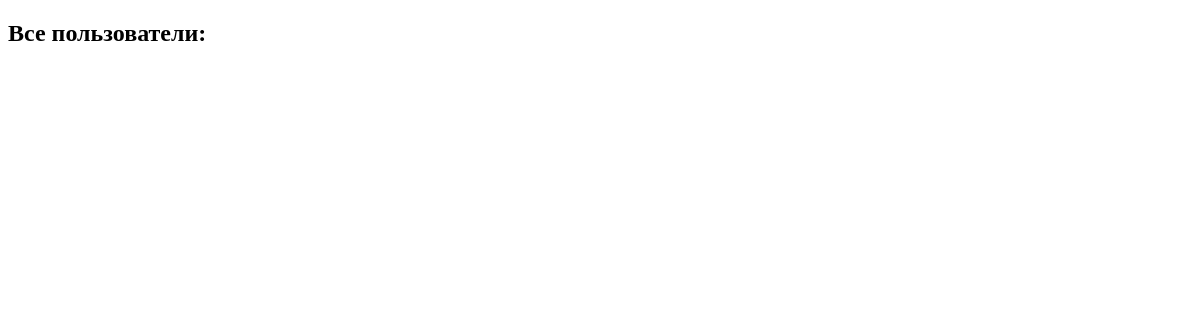
Before: /users/ with the older database file.
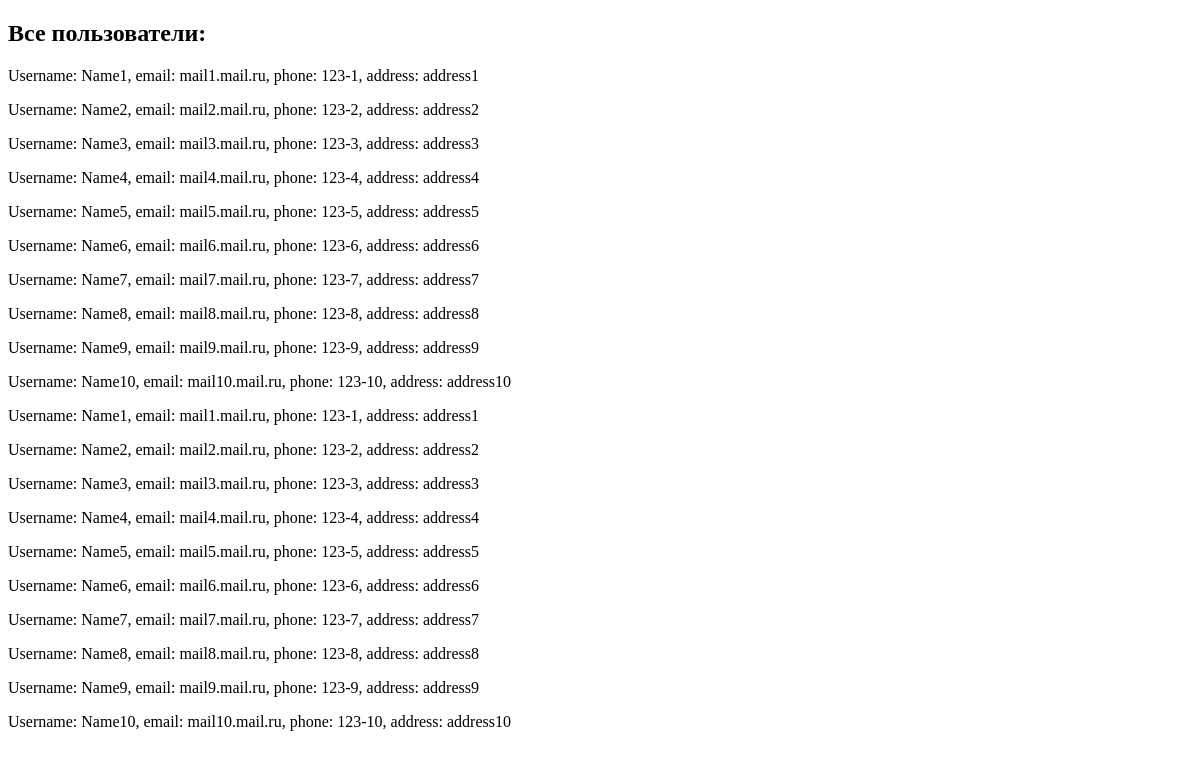
After: the same page with the newer database file.
### HomeWorkapp3/models.py (models this page shows)
class User(models.Model):
    name = models.CharField(max_length=100)
    email = models.EmailField()
    password = models.CharField(max_length=100)
    phone = models.CharField(max_length=20)
    address = models.CharField(max_length=100)
    date_registered = models.DateField(auto_now_add=True)
    def __str__(self):
        return f'Username: {self.name}, email: {self.email},  phone: {self.phone}, address: {self.address}'

### HomeWorkapp3/views.py (the view)
# urls.py: path('users/', users, name='users'),
def users(request):
    users = User.objects.all()
    logger.info(f'Страница "Список пользователей" успешно открыта')
    return render(request, 'HomeWorkapp3/users.html', {'users': users})

### HomeWorkapp3/templates/HomeWorkapp3/users.html (shortened to what this page needs)
{% extends 'HomeWorkapp3/base.html' %}
{% block content %}
    <h2>Все пользователи:</h2>
    {% for user in users %}
                <p>{{ user }}</p>
    {% endfor %}
{% endblock %}

### HomeWorkapp3/templates/HomeWorkapp3/base.html (shortened to what this page needs)
<!DOCTYPE html>
<html lang="ru">
<head>
</head>
<body>
 {% block content %}{% endblock %}
</body>
</html>

Changed rows visible on the page:
added User: name+email+phone "Username: Name1, email: mail1.mail.ru, phone: 123-1, address: address1"
added User: name+email+phone "Username: Name2, email: mail2.mail.ru, phone: 123-2, address: address2"
added User: name+email+phone "Username: Name3, email: mail3.mail.ru, phone: 123-3, address: address3"
added User: name+email+phone "Username: Name4, email: mail4.mail.ru, phone: 123-4, address: address4"
added User: name+email+phone "Username: Name5, email: mail5.mail.ru, phone: 123-5, address: address5"
added User: name+email+phone "Username: Name6, email: mail6.mail.ru, phone: 123-6, address: address6"
added User: name+email+phone "Username: Name7, email: mail7.mail.ru, phone: 123-7, address: address7"
added User: name+email+phone "Username: Name8, email: mail8.mail.ru, phone: 123-8, address: address8"
added User: name+email+phone "Username: Name9, email: mail9.mail.ru, phone: 123-9, address: address9"
added User: name+email+phone "Username: Name10, email: mail10.mail.ru, phone: 123-10, address: address10"
added User: name+email+phone "Username: Name1, email: mail1.mail.ru, phone: 123-1, address: address1"
added User: name+email+phone "Username: Name2, email: mail2.mail.ru, phone: 123-2, address: address2"
added User: name+email+phone "Username: Name3, email: mail3.mail.ru, phone: 123-3, address: address3"
added User: name+email+phone "Username: Name4, email: mail4.mail.ru, phone: 123-4, address: address4"
added User: name+email+phone "Username: Name5, email: mail5.mail.ru, phone: 123-5, address: address5"
added User: name+email+phone "Username: Name6, email: mail6.mail.ru, phone: 123-6, address: address6"
added User: name+email+phone "Username: Name7, email: mail7.mail.ru, phone: 123-7, address: address7"
added User: name+email+phone "Username: Name8, email: mail8.mail.ru, phone: 123-8, address: address8"
added User: name+email+phone "Username: Name9, email: mail9.mail.ru, phone: 123-9, address: address9"
added User: name+email+phone "Username: Name10, email: mail10.mail.ru, phone: 123-10, address: address10"
